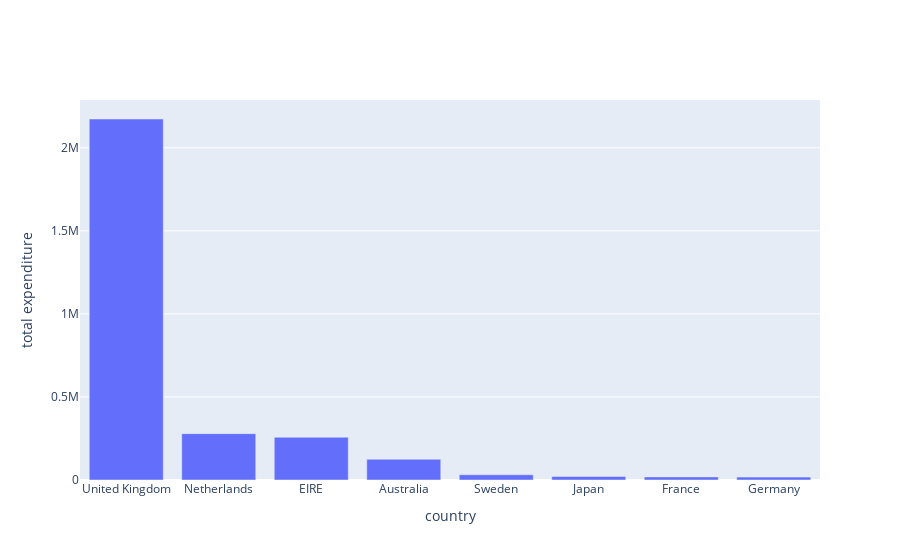

Notebook source saved alongside this figure:
### Code cell
#the top 50 largest baskets, in terms of total spend
top_50 = data[data['Customer ID'].isin(grouped_top['Customer ID'])]
top50_tmp  = top_50.groupby(['Country']).sum()['TotalSales'].sort_values(ascending=False)

top50_tmp = pd.DataFrame(top50_tmp)
top50_tmp.reset_index(level=0, inplace=True)
top50_tmp.sort_values('Country', ascending=False)

data_plot = [go.Bar(x=top50_tmp['Country'], y=top50_tmp['TotalSales'])]
layout = go.Layout(yaxis={'autorange':True,'title':'total expenditure'},xaxis={'type':'category','title':'country'})
fig = go.Figure(data=data_plot, layout=layout)
iplot(fig)

#f, ax = plt.subplots(figsize=(12, 10))
#plt.xticks(rotation='horizontal')
#sns.barplot(x=top50_tmp['Country'], y=top50_tmp['total_spend'],order=top50_tmp['Country'],color='steelblue')
#plt.ylabel('total expenditure', fontsize=13)
#plt.xlabel('Top 50 customers', fontsize=13)
#plt.show()

### Figure 1 — Plotly figure (JSON) as saved in the notebook; plotly's stock layout.template omitted (floating-point values rounded to 4 significant figures)
{"data": [{"type": "bar", "x": ["United Kingdom", "Netherlands", "EIRE", "Australia", "Sweden", "Japan", "France", "Germany"], "y": [2173000.0, 279100.0, 257500.0, 124600.0, 31780.0, 21430.0, 18750.0, 17390.0]}], "layout": {"xaxis": {"title": {"text": "country"}, "type": "category"}, "yaxis": {"autorange": true, "title": {"text": "total expenditure"}}}}
